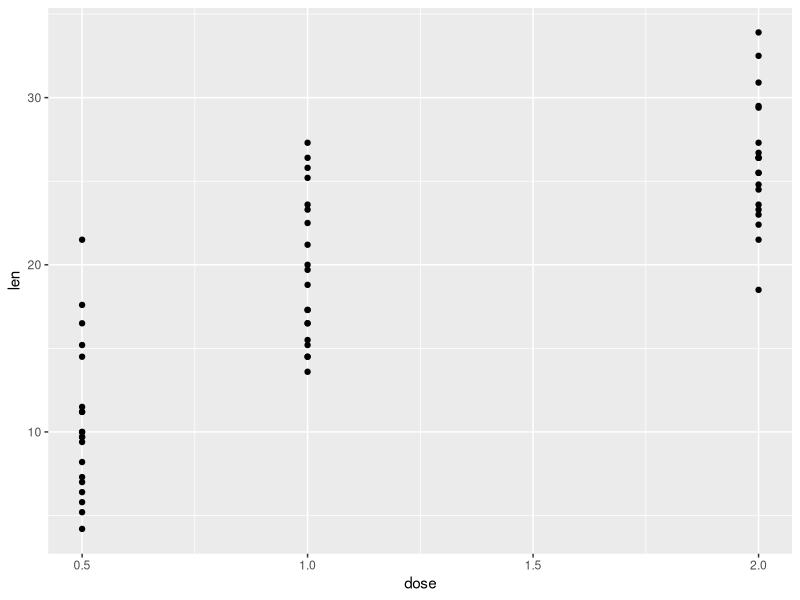
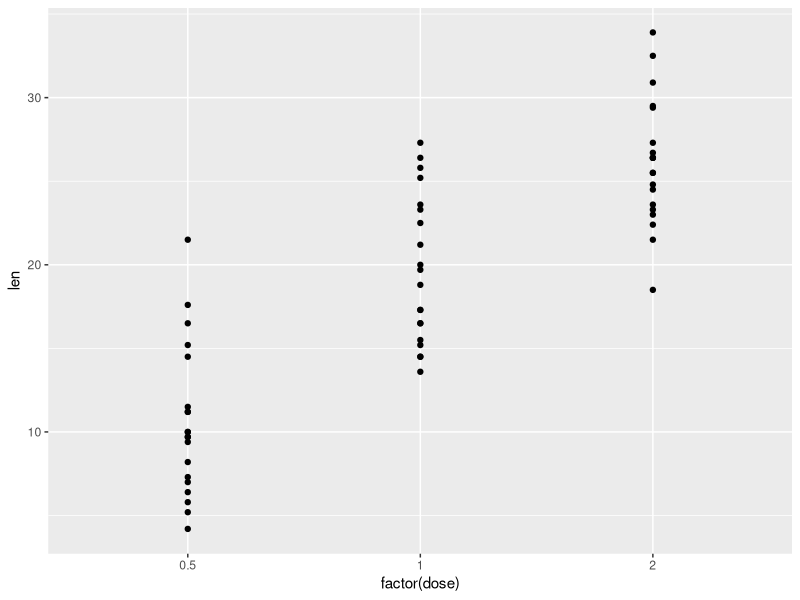
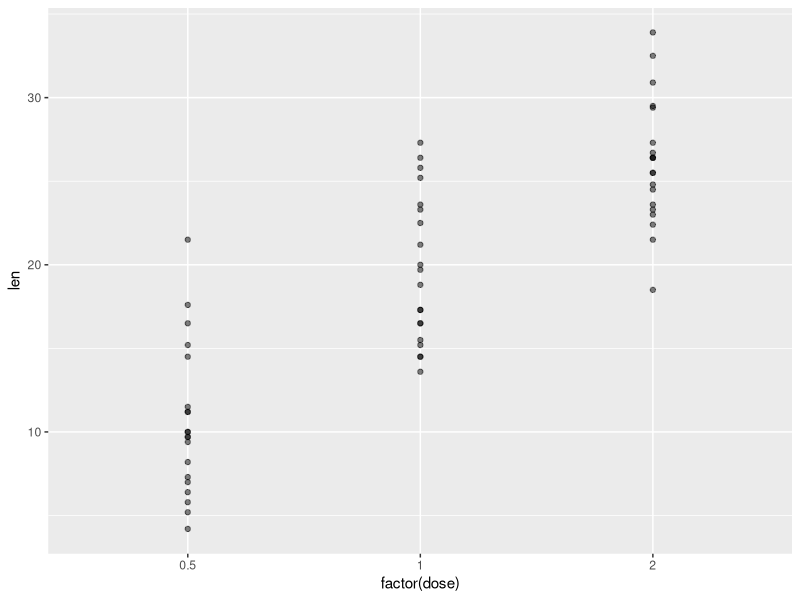
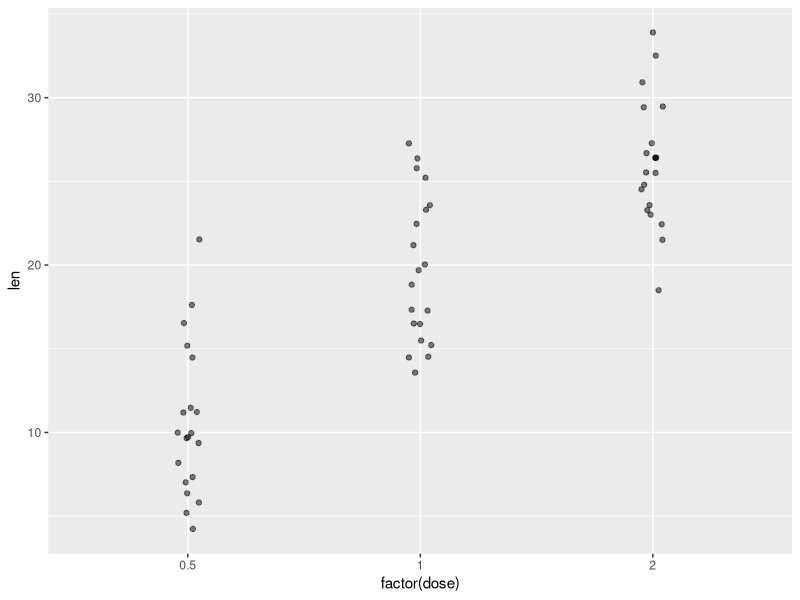
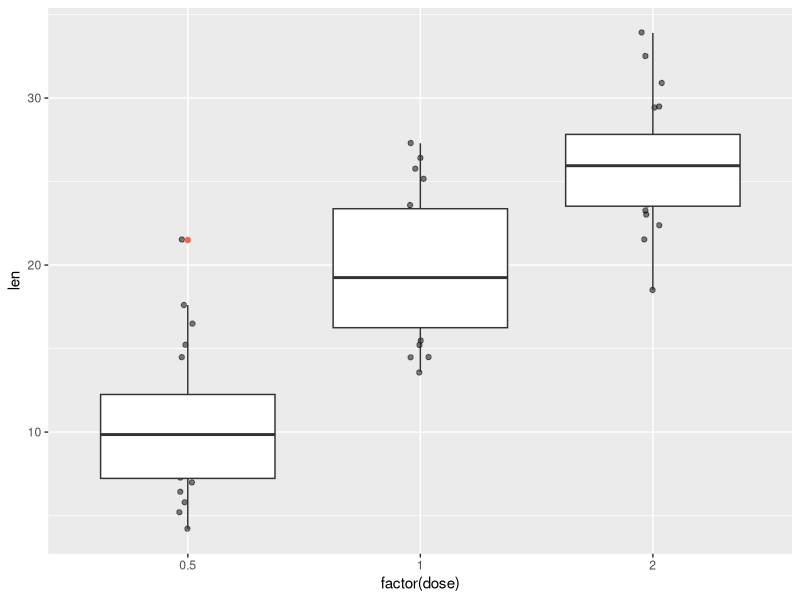
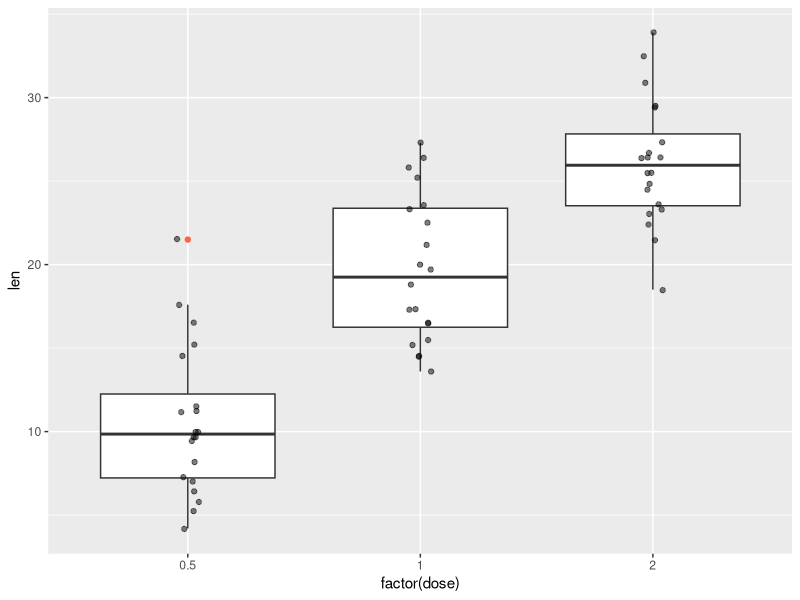
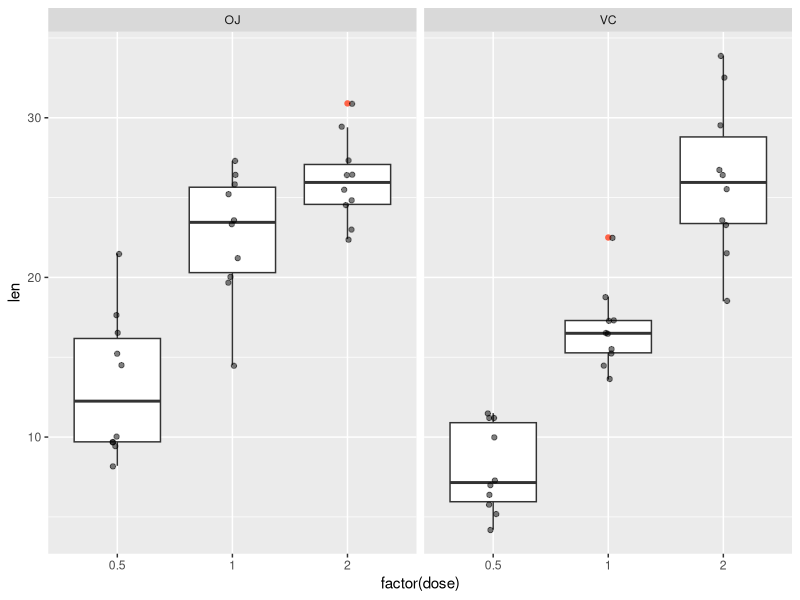
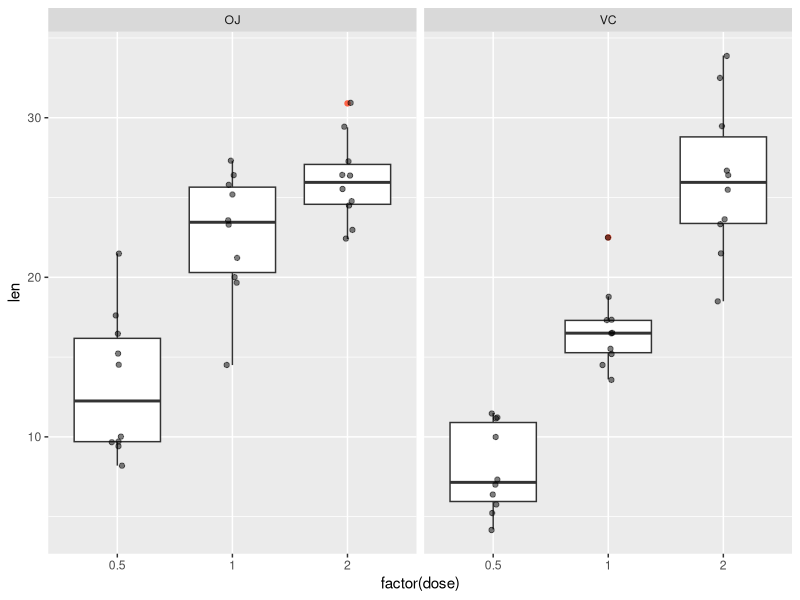

Reproduce these figures in R, in order.
#24-1009 wednday 08:34

#
# 아웃라이어 발견
# 면분할
# 신뢰구간과 두 평균의 비교 t.test()

#
library(tidyverse)

#
data()

# 용어 통일
  # 관측값 * 변수
  # 행 * 열

#1 ToothGrowth ----
ToothGrowth
ToothGrowth |> str()
ToothGrowth |> glimpse()
ToothGrowth |> head(10)

#2 도움말 ----
?ToothGrowth

#3 탐색 ----
# 비타민 투여 방법과 용량에 따른 기니피어의 이빨 길이 실험
ToothGrowth |> 
  count(supp)

ToothGrowth |> 
  count(dose)

ToothGrowth |> summary()

#4 산점도 ----
ToothGrowth |>
  ggplot(aes(x = dose, y = len)) +
  geom_point()

##4-1 x축 factor() ----
ToothGrowth |>
  ggplot(aes(x = factor(dose), y = len)) +
  geom_point()

##4-2 오버플로팅----
ToothGrowth |>
  ggplot(aes(x = factor(dose), y = len)) +
  geom_point(alpha = .5)

##4-3 오버플로팅2 ----
ToothGrowth |>
  ggplot(aes(x = factor(dose), y = len)) +
  geom_point(position = position_jitter(width = .05), 
             alpha = .5)

##4-4 box_plot()----
ToothGrowth |>
  ggplot(aes(x = factor(dose), y = len)) +
  geom_point(position = position_jitter(width = .05), 
             alpha = .5) +
  geom_boxplot(outlier.color = 'tomato')

##4-5 box_plot() 순서----
ToothGrowth |>
  ggplot(aes(x = factor(dose), y = len)) +
  geom_boxplot(outlier.color = 'tomato') +
  geom_point(position = position_jitter(width = .05), 
             alpha = .5)

##4-6 면분할----
ToothGrowth |>
  ggplot(aes(x = factor(dose), y = len)) +
  geom_boxplot(outlier.color = 'tomato') +
  geom_point(position = position_jitter(width = .05), 
             alpha = .5) +
  facet_wrap(.~supp)

#
ToothGrowth |>
  ggplot(aes(x = factor(dose), y = len)) +
  geom_boxplot(outlier.color = 'tomato') +
  geom_point(position = position_jitter(width = .05), 
             alpha = .5) +
  facet_wrap(.~supp)


#표준오차
3.7 - (1.9153*2.021) # -0.1708213
3.7 + (1.9153*2.021) #  7.570821
#신뢰구간
# 95 percent confidence interval:
#   -0.1710156  7.5710156



